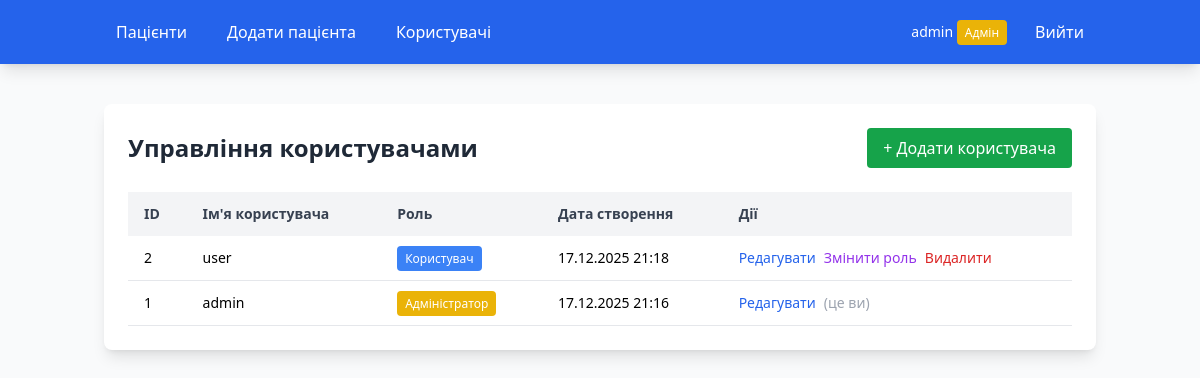
Page /admin/users (signed in) on the committed database.
### app/models.py (models this page shows, shortened)
class User(UserMixin, db.Model):
    __tablename__ = 'users'
    id = db.Column(db.Integer, primary_key=True)
    username = db.Column(db.String(80), unique=True, nullable=False)
    password_hash = db.Column(db.String(128), nullable=False)
    role = db.Column(db.String(20), nullable=False, default='user')
    created_at = db.Column(db.DateTime, default=datetime.utcnow)
    patients = db.relationship('Patient', backref='creator', lazy=True)
    def is_admin(self):
        return self.role == 'admin'

### app/routes/admin.py (the view)
@admin.route('/users')
@login_required
@admin_required
def users():
    users_list = User.query.order_by(User.created_at.desc()).all()
    return render_template('admin_users.html', users=users_list)

### app/__init__.py (called while the page is built)
@login_manager.user_loader
def load_user(user_id):
    from app.models import User
    return User.query.get(int(user_id))

### app/routes/admin.py (called while the page is built)
def admin_required(f):
    @wraps(f)
    def decorated_function(*args, **kwargs):
        if not current_user.is_authenticated or not current_user.is_admin():
            flash('У вас немає доступу до цієї сторінки.', 'danger')
            return redirect(url_for('patients.index'))
        return f(*args, **kwargs)
    return decorated_function

### app/templates/admin_users.html (shortened to what this page needs)
{% extends "base.html" %}
{% block content %}
<div class="bg-white rounded-lg shadow-lg p-6">
    <div class="flex justify-between items-center mb-6">
        <h1 class="text-2xl font-bold text-gray-800">Управління користувачами</h1>
        <a href="{{ url_for('admin.add_user') }}" class="bg-green-600 text-white px-4 py-2 rounded hover:bg-green-700">
            + Додати користувача
        </a>
    </div>
    <div class="overflow-x-auto">
        <table class="min-w-full bg-white">
            <thead class="bg-gray-100">
                <tr>
                    <th class="px-4 py-3 text-left text-sm font-semibold text-gray-700">ID</th>
                    <th class="px-4 py-3 text-left text-sm font-semibold text-gray-700">Ім'я користувача</th>
                    <th class="px-4 py-3 text-left text-sm font-semibold text-gray-700">Роль</th>
                    <th class="px-4 py-3 text-left text-sm font-semibold text-gray-700">Дата створення</th>
                    <th class="px-4 py-3 text-left text-sm font-semibold text-gray-700">Дії</th>
                </tr>
            </thead>
            <tbody>
                {% for user in users %}
                <tr class="border-b hover:bg-gray-50">
                    <td class="px-4 py-3 text-sm">{{ user.id }}</td>
                    <td class="px-4 py-3 text-sm font-medium">{{ user.username }}</td>
                    <td class="px-4 py-3 text-sm">
                        {% if user.role == 'admin' %}
                            <span class="bg-yellow-500 text-white px-2 py-1 rounded text-xs">Адміністратор</span>
                        {% else %}
                            <span class="bg-blue-500 text-white px-2 py-1 rounded text-xs">Користувач</span>
                        {% endif %}
                    </td>
                    <td class="px-4 py-3 text-sm">{{ user.created_at.strftime('%d.%m.%Y %H:%M') }}</td>
                    <td class="px-4 py-3 text-sm">
                        <div class="flex gap-2">
                            <a href="{{ url_for('admin.edit_user', id=user.id) }}"
                               class="text-blue-600 hover:text-blue-800">Редагувати</a>
                            {% if user.id != current_user.id %}
                            <form method="POST" action="{{ url_for('admin.toggle_role', id=user.id) }}" class="inline">
                                <button type="submit" class="text-purple-600 hover:text-purple-800">
                                    Змінити роль
                                </button>
                            </form>
                            <form method="POST" action="{{ url_for('admin.delete_user', id=user.id) }}"
                                  onsubmit="return confirm('Ви впевнені, що хочете видалити цього користувача?');" class="inline">
                                <button type="submit" class="text-red-600 hover:text-red-800">Видалити</button>
                            </form>
                            {% else %}
                            <span class="text-gray-400 text-sm">(це ви)</span>
                            {% endif %}
                        </div>
                    </td>
                </tr>
                {% else %}
                <tr>
                    <td colspan="5" class="px-4 py-8 text-center text-gray-500">
                        Користувачів не знайдено
                    </td>
                </tr>
                {% endfor %}
            </tbody>
        </table>
    </div>
</div>
{% endblock %}

### app/templates/base.html (shortened to what this page needs)
<!DOCTYPE html>
<html lang="uk">
<head>
    <script src="https://cdn.tailwindcss.com"></script>
</head>
<body class="bg-gray-50">
    {% if current_user.is_authenticated %}
    <nav class="bg-blue-600 text-white shadow-lg">
        <div class="container mx-auto px-4 py-3">
            <div class="flex justify-between items-center">
                <div class="flex space-x-4">
                    <a href="{{ url_for('patients.index') }}" class="hover:bg-blue-700 px-3 py-2 rounded">Пацієнти</a>
                    <a href="{{ url_for('patients.add') }}" class="hover:bg-blue-700 px-3 py-2 rounded">Додати пацієнта</a>
                    {% if current_user.is_admin() %}
                    <a href="{{ url_for('admin.users') }}" class="hover:bg-blue-700 px-3 py-2 rounded">Користувачі</a>
                    {% endif %}
                </div>
                <div class="flex items-center space-x-4">
                    <span class="text-sm">{{ current_user.username }}
                        {% if current_user.is_admin() %}
                        <span class="bg-yellow-500 text-xs px-2 py-1 rounded">Адмін</span>
                        {% endif %}
                    </span>
                    <a href="{{ url_for('auth.logout') }}" class="hover:bg-blue-700 px-3 py-2 rounded">Вийти</a>
                </div>
            </div>
        </div>
    </nav>
    {% endif %}
    <main class="container mx-auto px-4 py-6">
        {% block content %}{% endblock %}
    </main>
</body>
</html>

### rows in the picture
User: username "admin", id "1", role "Адміністратор", created_at "17.12.2025 21:16", shows "(це ви)"
User: id "2", username "user", role "Користувач", created_at "17.12.2025 21:18"
